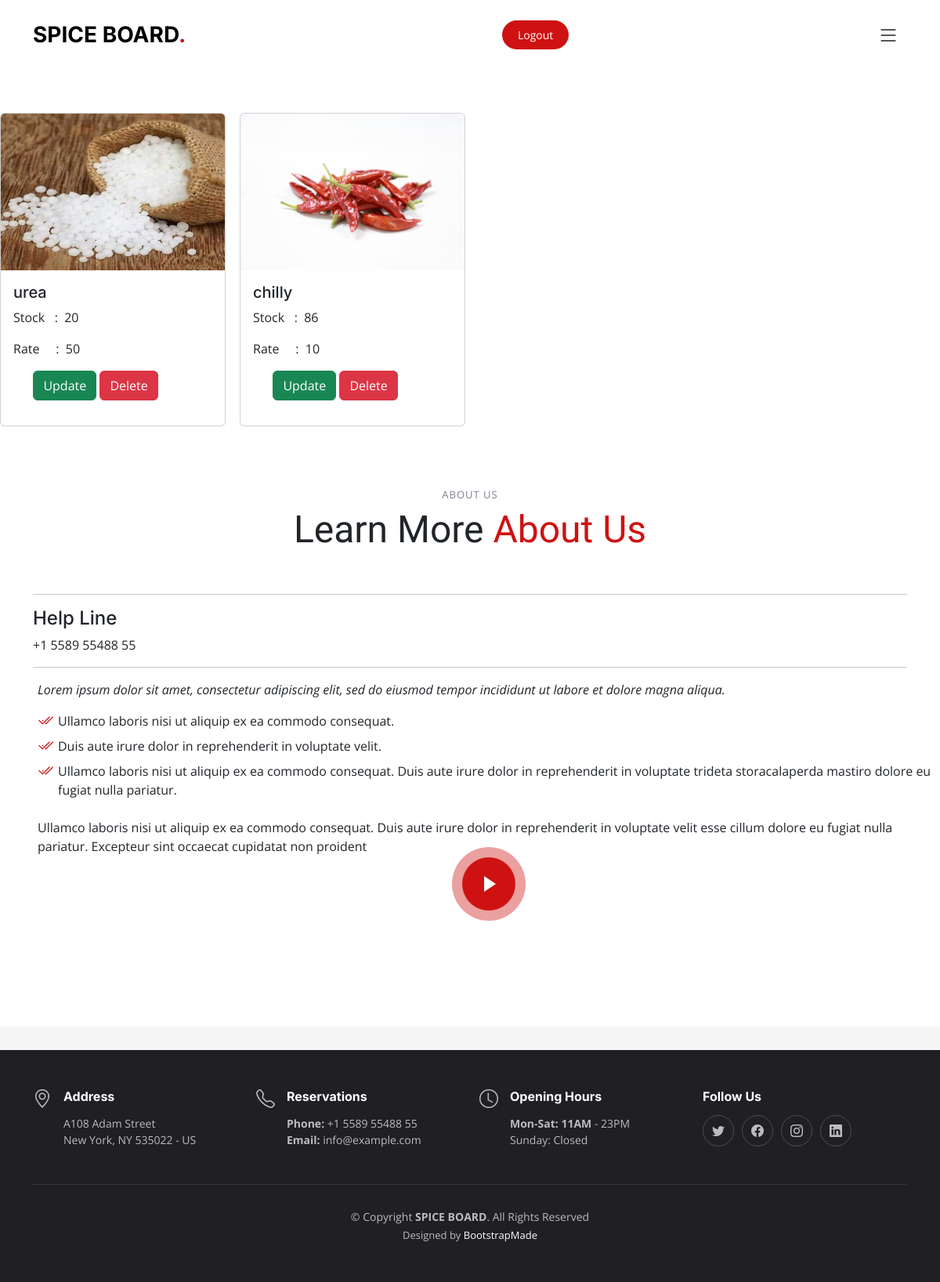
/admin_view_pro/, run on the app's committed database.
### app/models.py (models this page shows)
class Supply_table(models.Model):
    sid = models.AutoField(primary_key=True)
    s_name=models.CharField(max_length=100)
    s_img=models.ImageField(max_length=100)
    s_cat=models.CharField(max_length=100)
    s_stock=models.CharField(max_length=100)
    s_rate=models.CharField(max_length=100)
    fid=models.ForeignKey(Farmertable,on_delete=models.CASCADE,blank=True,null=True)
    sup1=models.CharField(max_length=100,default="" )
    sup2=models.CharField(max_length=100,default="" )

### app/views.py (the view)
# urls.py: path('admin_view_pro/', views.admin_view_pro),
def admin_view_pro(request):
    msg = request.GET.get("msg")
    abc=Supply_table.objects.all()
    return render(request, 'admin/admin_view_pro.html',{"abc":abc,"msg":msg})

### templates/admin/admin_view_pro.html (shortened to what this page needs)
{% extends 'admin/admin_home.html' %}
{% load static %}
{% block content %}
            <br><br><br><br><br><br>
            <div class="row">
                {% for i in abc%}
                <div class="col-3">
                            <div class="card" style="width: 18rem;height:25rem;">
                                <img src="/static/assets/image/{{i.s_img}}" class="card-img-top" style="height: 200px;" alt="...">
                                <div class="card-body">
                                  <h5 class="card-title">{{i.s_name}}</h5>
                                  <p class="card-text">Stock &nbsp : &nbsp{{i.s_stock}}</p>
                                  <p class="card-text">Rate &nbsp &nbsp  : &nbsp{{i.s_rate}}</p>
                                  <p><a class="btn btn-success" href="/admin_update_product?id={{i.sid}}" style="margin-left:10%;">Update</a>
                                    <a class="btn btn-danger" href="/admin_delete_product?id={{i.sid}}">Delete</a>
                                </div>
                              </div>
                        </div>
                {% endfor %}
            </div>
	{% endblock %}

### static/assets/css/main.css (style rules this page uses)
:root { --font-default: "Open Sans", system-ui, -apple-system, "Segoe UI", Roboto, "Helvetica Neue", Arial, "Noto Sans", "Liberation Sans", sans-serif, "Apple Color Emoji", "Segoe UI Emoji", "Segoe UI Symbol", "Noto Color Emoji"; --font-primary: "Amatic SC", sans-serif; --font-secondary: "Inter", sans-serif; }
:root { --color-default: #212529; --color-primary: #ce1212; --color-secondary: #37373f; }
:root { scroll-behavior: smooth; }
body { font-family: var(--font-default); color: var(--color-default); }
a { color: var(--color-primary); text-decoration: none; }
h1, h2, h3, h4, h5, h6 { font-family: var(--font-secondary); }

### data on the page
Supply_table: s_img (picture), s_name "urea", s_stock "20", s_rate "50"
Supply_table: s_img (picture), s_name "chilly", s_stock "86", s_rate "10"
